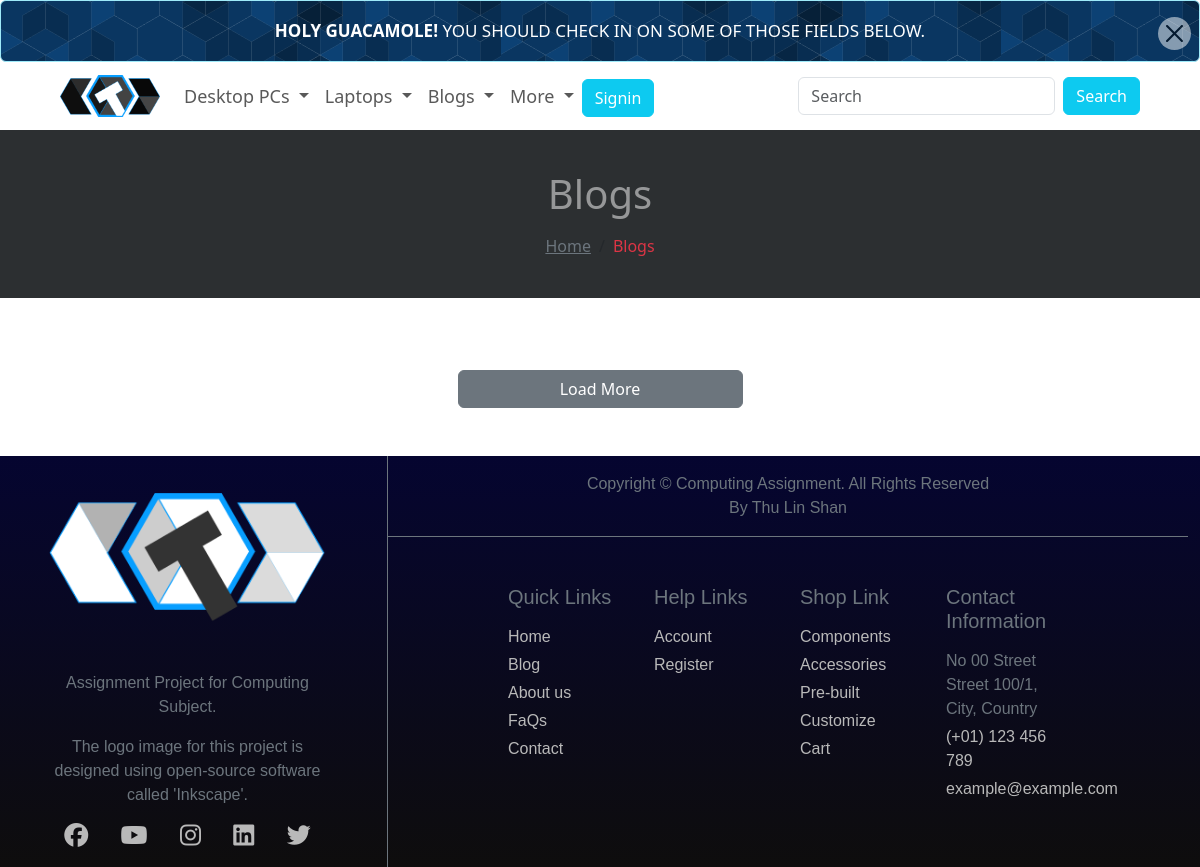
/blogs.php, run on an earlier commit of the app's database.
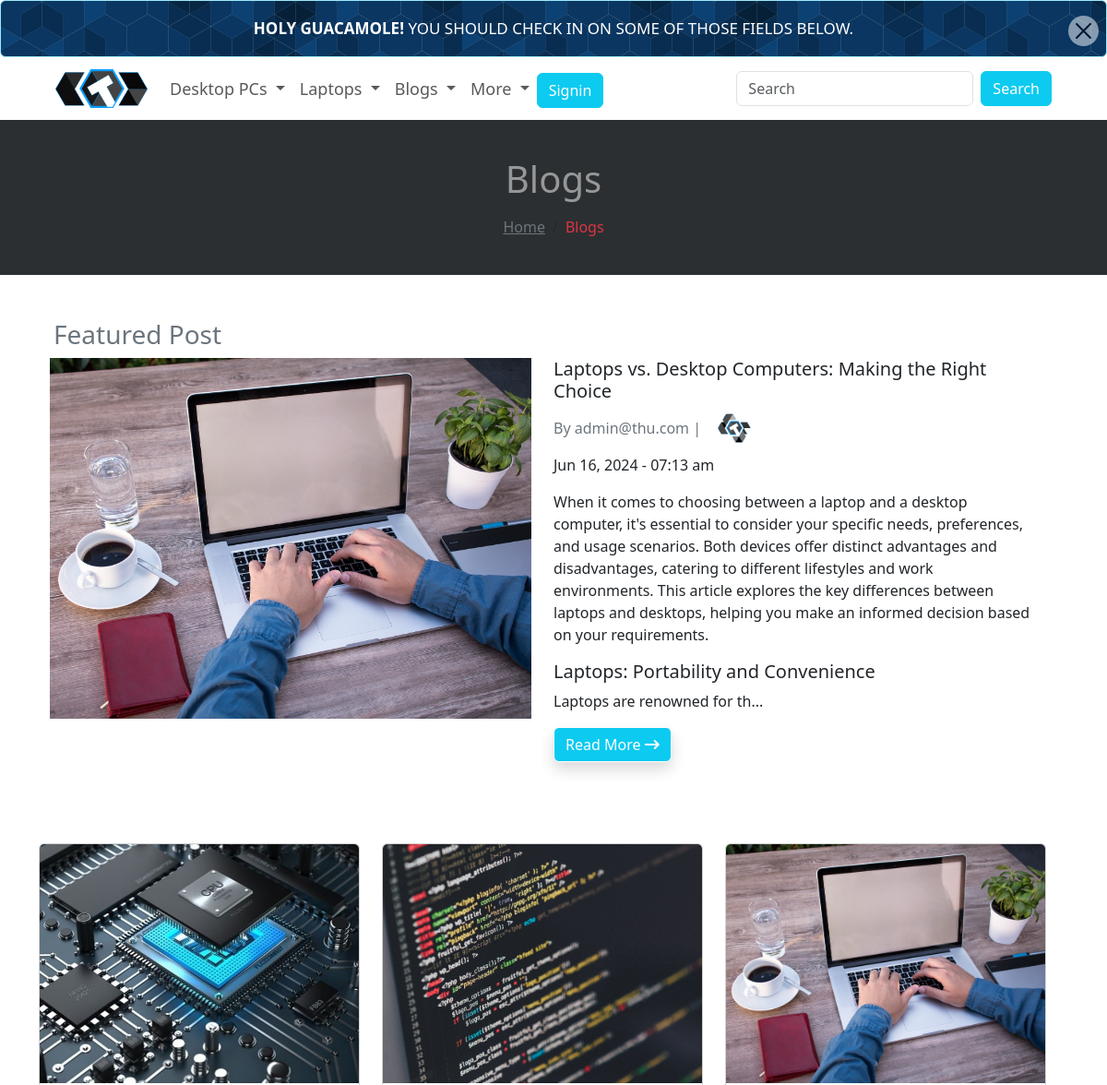
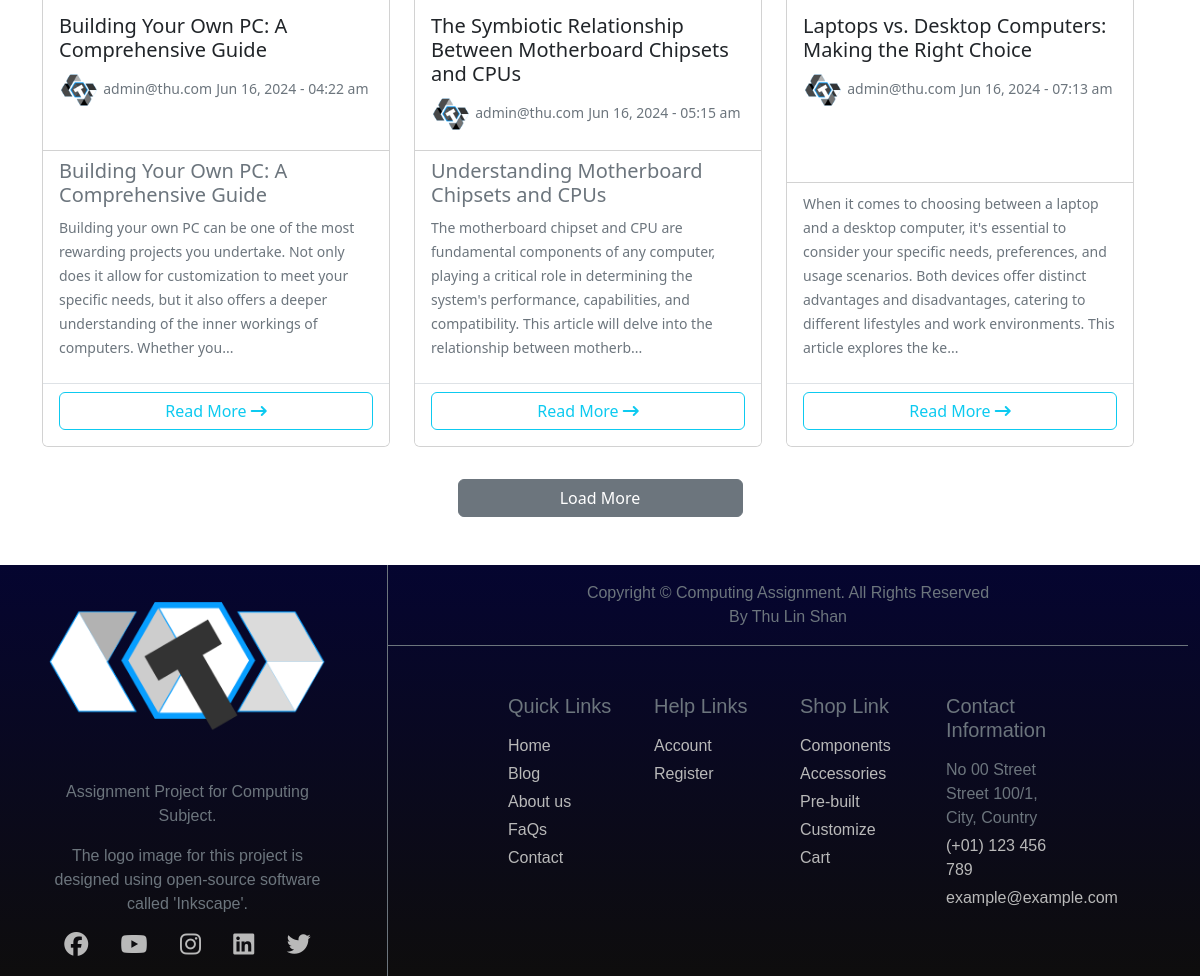
And on a later commit of the database (2 pictures, top to bottom).
### tables this page shows
CREATE TABLE `blog` (
  `id` int(15) NOT NULL,
  `header` varchar(255) NOT NULL,
  `description` text NOT NULL,
  `date` timestamp NOT NULL DEFAULT current_timestamp(),
  `author` int(11) NOT NULL,
  `img` varchar(255) NOT NULL,
  `is_featured` tinyint(4) NOT NULL
);

CREATE TABLE `users` (
  `id` int(11) NOT NULL,
  `username` varchar(255) NOT NULL,
  `password` varchar(255) NOT NULL,
  `email` varchar(255) NOT NULL,
  `phone1` varchar(20) NOT NULL,
  `phone2` varchar(20) DEFAULT NULL,
  `address` varchar(255) NOT NULL,
  `avatar` varchar(255) NOT NULL,
  `subscribed` tinyint(4) NOT NULL,
  `is_admin` tinyint(4) NOT NULL DEFAULT 0
);

### blogs.php (the view, shortened to what this page needs)
<?php
include './partials/header.php';
$query = "SELECT * FROM blog ORDER BY date";
$blogs =  mysqli_query($connection, $query);
$query = "SELECT * FROM blog WHERE is_featured = 1 LIMIT 1";
$result =  mysqli_query($connection, $query);
$featured = mysqli_fetch_assoc($result);
$featured_description = htmlspecialchars_decode($featured['description'], ENT_QUOTES);
?>
<main class="bg-white">
    <div class="row h-25 text-center d-flex flex-column justify-content-center py-4 mx-0" style="background-color: #2c2f31;">
        <h1 class="text-white-50 text-lg my-3">Blogs</h1>
        <nav aria-label="breadcrumb">
            <ol class="breadcrumb d-flex justify-content-center">
                <li class="breadcrumb-item"><a href="index.php" class="text-secondary">Home</a></li>
                <li class="breadcrumb-item active text-danger" aria-current="page">Blogs</li>
            </ol>
        </nav>
    </div>
    <div class="container my-5">
        <div class="row w-100">
            <?php if (isset($featured)) : ?>
                <?php
                $featured_author_id = $featured['author'];
                $query = "SELECT * FROM users WHERE id=$featured_author_id";
                $result = mysqli_query($connection, $query);
                $featured_author = mysqli_fetch_assoc($result);
                ?>
                <h3 class="text-secondary mx-3">Featured Post</h3>
                <div class="row mb-4 pb-5 mx-auto">
                    <div class="col-md-6 col-sm-12">
                        <a href="./blog.php"><img src="<?= ROOT_URL . '/assets/images/blogs/' . $featured['img'] ?>" alt="" class="img-fluid"></a>
                    </div>
                    <div class="col-md-6 col-sm-12">
                        <div>
                            <h5 class="card-title"> <?= $featured['header'] ?></h5>
                            <div>
                                <div class="d-flex align-items-center my-2">
                                    <p class="text-secondary mb-0 me-3">By <?= $featured_author['username'] ?> | </p>
                                    <img src="<?= ROOT_URL . '/assets/images/avatars/' . $featured_author['avatar'] ?>" style="border-radius: 50%; padding:2px; overflow:hidden;object-fit: cover;" alt="" width="40px" height="40px">
                                </div>
                                <?= date("M d, Y - h:i a", strtotime($featured['date'])) ?>
                            </div>
                        </div>
                        <p><?= substr($featured_description, 0, 500) ?>...</p>
                        <a href="./details/blog_details.php?id=<?= $featured['id'] ?>" class="btn btn-info shadow border border-white text-white mb-2">Read More
                            <i class="fa fa-long-arrow-right"></i></a>
                    </div>
                </div>
            <?php endif ?>
            <?php while ($blog = mysqli_fetch_assoc($blogs)) : ?>
                <?php
                $author_id = $blog['author'];
                $query = "SELECT * FROM users WHERE id=$author_id";
                $result =  mysqli_query($connection, $query);
                $author = mysqli_fetch_assoc($result);
                $description = htmlspecialchars_decode($blog['description'], ENT_QUOTES);
                ?>
                <div class="col-lg-4 col-md-6 col-sm-12 col-12 my-2">
                    <div class="card w-100 h-100">
                        <a href="./blog.php">
                            <img src="./assets/images/blogs/<?= $blog['img'] ?>" class="card-img-top w-100 img-fluid" alt="..."></a>
                        <div class="card-body">
                            <h5 class="card-title"><?= $blog['header'] ?></h5>
                            <div>
                                <img src="<?= ROOT_URL . '/assets/images/avatars/' . $author['avatar'] ?>" style="border-radius: 50%; padding:2px; overflow:hidden;object-fit: cover;" alt="" width="40px" height="40px">
                                <small class="text-secondary"><?= $author['username'] ?></small>
                                <small class="text-secondary"> <?= date("M d, Y - h:i a", strtotime($blog['date'])) ?></small>
                            </div>
                        </div>
                        <ul class="list-group list-group-flush">
                            <li class="list-group-item">
                                <small class="text-secondary"><?= substr($description, 0, 300) ?>...</small>
                            </li>
                            <li class="list-group-item d-flex flex-column justify-content-center">
                                <a href="./details/blog_details.php?id=<?= $blog['id'] ?>" class="btn btn-outline-info mb-2">Read More <i class="fa fa-long-arrow-right"></i></a>
                            </li>
                        </ul>
                    </div>
                </div>
            <?php endwhile; ?>
        </div>
        <div class="row my-4">
            <a href="" class="btn btn-secondary mx-auto col-lg-3 col-sm-5 col-6">Load More</a>
        </div>
    </div>
</main>
<?php
include './partials/footer.php';
?>

### partials/header.php (shortened to what this page needs)
<!DOCTYPE html>
<html lang="en">
<head>
    <link rel="stylesheet" href="<?= ROOT_URL ?>/node_modules/bootstrap/dist/css/bootstrap.min.css">
    <link rel="stylesheet" href="<?= ROOT_URL ?>/assets/css/style.css">
    <link rel="stylesheet" href="https://cdnjs.cloudflare.com/ajax/libs/font-awesome/6.5.1/css/all.min.css">
</head>
<body>
    <header>
        <div class="alert alert-info alert-dismissible fade show " role="alert" style="background-image:url(<?= ROOT_URL ?>assets/images/banners/promotional-bg.png); background-repeat:repeat; background-color:#0c4174; color:#fff; padding:18px 0; margin:0; line-height:24px; font-size:17px; text-transform:uppercase; text-align:center; ">
            <strong>Holy guacamole!</strong>
            <span>You should check in on some of those fields below.</span>
            <button type="button" class="btn-close bg-white p-2 mt-3 me-2 rounded-5" data-bs-dismiss="alert" aria-label="Close"></button>
        </div>
        <nav class="navbar navbar-expand-lg bg-white px-5" style="font-size: large;">
            <div class="container-fluid">
                <a class="navbar-brand img-fluid" href="<?= ROOT_URL ?>"><img src="<?= ROOT_URL ?>assets/images/logos/logo.png" width="100px" alt=""></a>
                <div class="collapse navbar-collapse" id="navbarSupportedContent">
                    <ul class="navbar-nav me-auto mb-2 mb-lg-0 align-items-baseline">
                        <li class="nav-item dropdown">
                            <a class="nav-link dropdown-toggle" href="#" role="button" data-bs-toggle="dropdown" aria-expanded="false">
                                Desktop PCs
                            </a>
                        </li>
                        <li class="nav-item dropdown">
                            <a class="nav-link dropdown-toggle" href="#" role="button" data-bs-toggle="dropdown" aria-expanded="false">
                                Laptops
                            </a>
                        </li>
                        <li class="nav-item dropdown">
                            <a class="nav-link dropdown-toggle" href="#" role="button" data-bs-toggle="dropdown" aria-expanded="false">
                                Blogs
                            </a>
                        </li>
                        <li class="nav-item dropdown">
                            <a class="nav-link dropdown-toggle" href="#" role="button" data-bs-toggle="dropdown" aria-expanded="false">
                                More
                            </a>
                        </li>
                        <?php if (isset($_SESSION['user-id'])) : ?>
                            <li class="nav-item me-2">
                                <button type="button" class="btn btn-outline-dark" id="liveToastBtn"><i class="fa-solid fa-bell"></i><span class="ms-1 badge bg-info">5</span></button>
                                <a class="btn btn-outline-dark me-2" data-bs-toggle="offcanvas" href="#offcanvasExample" role="button" aria-controls="offcanvasExample">
                                    <i class="fa-solid fa-cart-shopping"></i> <span class="ms-1 badge bg-info">5</span>
                                </a>
                                <?php if (isset($_SESSION['user_is_admin']) && $_SESSION['user_is_admin'] == true) : ?>
                                    <a href="<?= ROOT_URL ?>admin" style="text-decoration: none;">
                                        <img src="<?= ROOT_URL . '/assets/images/avatars/' . $avatar['avatar'] ?>" style="border-radius: 50%; border:solid black 2px; padding:2px; overflow:hidden;object-fit: cover;" alt="" width="50px" height="50px">
                                    </a>
                                <?php else : ?>
                                    <a href="<?= ROOT_URL ?>authenticated/myaccount.php?id=<?= $id ?>" style="text-decoration: none;">
                                        <img src="<?= ROOT_URL . '/assets/images/avatars/' . $avatar['avatar'] ?>" style="border-radius: 50%; border:solid black 2px; padding:2px; overflow:hidden;object-fit: cover;" alt="" width="50px" height="50px">
                                    </a>
                                <?php endif ?>
                                <a href="<?= ROOT_URL ?>signout.php" style="text-decoration: none;" class="btn btn-outline-dark opacity-75">Logout</a>
                            </li>
                        <?php else : ?>
                            <li class="nav-item">
                                <a href="<?= ROOT_URL ?>signin.php" class="btn btn-info text-white">Signin</a>
                            </li>
                        <?php endif ?>
                    </ul>
                    <form class="d-flex" role="search">
                        <input class="form-control me-2" type="search" placeholder="Search" aria-label="Search">
                        <button class="btn btn-info text-white" type="submit">Search</button>
                    </form>
                </div>
            </div>
        </nav>
    </header>

### partials/footer.php (shortened to what this page needs)
<footer class="card-footer">
    <div class="justify-content-center" style="background: linear-gradient(rgb(5, 5, 48),rgb(14, 13, 13)); font-family:Arial, Helvetica, sans-serif;">
        <div class="row h-100 w-100">
            <div class="col-lg-4 justify-content-center border-end border-secondary">
                <div class="container px-5 justify-content-center text-center">
                    <img src="<?php echo ROOT_URL ?>assets/images/logos/white-logo.png" class="img-fluid my-4" alt="">
                    <div class="mt-4">
                        <p class="text-secondary text-sm">Assignment Project for Computing Subject.</p>
                        <p class="text-secondary text-sm">The logo image for this project is designed using
                            open-source
                            software
                            called 'Inkscape'.</p>
                    </div>
                    <div class="text-start pb-3 d-flex justify-content-around">
                        <a href="https://facebook.com" target="_blank"><i class="fa-brands fs-4 fa-facebook"></i></a>
                        <a href="https://youtube.com" target="_blank"><i class="fa-brands fs-4 fa-youtube"></i></a>
                        <a href="https://instagram.com" target="_blank"><i class="fa-brands fs-4 fa-instagram"></i></a>
                        <a href="https://linkedin.com" target="_blank"><i class="fa-brands fs-4 fa-linkedin"></i></a>
                        <a href="https://twitter.com" target="_blank"><i class="fa-brands fs-4 fa-twitter"></i></a>
                    </div>
                </div>
            </div>
            <div class="col-lg-8" style="height: max-content;">
                <div class="row h-25 border-bottom border-secondary p-3 text-center">
                    <p class="text-secondary text-sm my-auto">
                        Copyright © Computing Assignment. All Rights Reserved
                    </p>
                    <p class="text-secondary text-sm my-auto">
                        By Thu Lin Shan
                    </p>
                </div>
                <div class="row px-5 mx-5">
                    <div class="col-lg-3 col-md-6 col-sm-6 col-12 d-flex flex-column py-5">
                        <h5 class="text-secondary text-sm mb-3">Quick Links</h5>
                        <a class="link-t mb-1" href="<?php echo ROOT_URL ?>index.php">Home</a>
                        <a class="link-t mb-1" href="<?php echo ROOT_URL ?>blogs.php">Blog</a>
                        <a class="link-t mb-1" href="<?php echo ROOT_URL ?>other/about_us.php">About us</a>
                        <a class="link-t mb-1" href="<?php echo ROOT_URL ?>other/FAQs.php">FaQs</a>
                        <a class="link-t mb-1" href="<?php echo ROOT_URL ?>other/contact.php">Contact</a>
                    </div>
                    <div class="col-lg-3 col-md-6 col-sm-6 col-12 d-flex flex-column py-5">
                        <h5 class="text-secondary text-sm mb-3">Help Links</h5>
                        <a class="link-t mb-1" href="<?php echo ROOT_URL ?>autheticated/myaccount.php">Account</a>
                        <a class="link-t mb-1" href="<?php echo ROOT_URL ?>signup.php">Register</a>
                    </div>
                    <div class="col-lg-3 col-md-6 col-sm-6 col-12 d-flex flex-column py-5">
                        <h5 class="text-secondary text-sm mb-3">Shop Link</h5>
                        <a class="link-t mb-1" href="<?php echo ROOT_URL ?>components.php">Components</a>
                        <a class="link-t mb-1" href="<?php echo ROOT_URL ?>accessories.php">Accessories</a>
                        <a class="link-t mb-1" href="<?php echo ROOT_URL ?>prebuilt.php">Pre-built</a>
                        <a class="link-t mb-1" href="<?php echo ROOT_URL ?>custom_pc.php">Customize</a>
                        <a class="link-t mb-1" href="<?php echo ROOT_URL ?>autheticated/cart.php">Cart</a>
                    </div>
                    <div class="col-lg-3 col-md-6 col-sm-6 col-12 d-flex flex-column py-5">
                        <h5 class="text-secondary text-sm mb-3">Contact Information</h5>
                        <p class="text-secondary mb-1">No 00 Street Street 100/1,
                            City, Country</p>
                        <a href="tel:+0123456789" class="link-t mb-1">(+01) 123 456
                            789</a>
                        <a href="mailto:info@example.com" class="link-t mb-1">example@example.com</a>
                    </div>
                </div>
            </div>
        </div>
    </div>
    <div class="toast-container position-fixed bottom-0 end-0 p-3">
    </div>
</footer>
</body>
</html>

### assets/css/style.css (style rules this page uses)
footer a { text-decoration: none; color: rgb(185, 185, 185); }

What changed in the data, as far as the page shows it:
added blog: img (picture), header "Laptops vs. Desktop Computers: Making the Right Choice", date "Jun 16, 2024 - 07:13 am", description "When it comes to choosing between a laptop and a desktop computer, it's essential to consider your specific needs, preferences, and usage scenarios. Both devices offer distinct advantages and disadvantages, catering to different lifestyles and work environments. This article explores the key differences between laptops and desktops, helping you make an informed decision based on your requirements. Laptops: Portability and Convenience Laptops are renowned for th", users.avatar (picture), users.username "admin@thu.com", description "When it comes to choosing between a laptop and a desktop computer, it's essential to consider your specific needs, preferences, and usage scenarios. Both devices offer distinct advantages and disadvantages, catering to different lifestyles and work environments. This article explores the ke"
now on this page (row edited): users: username "admin@thu.com", avatar (picture)
added blog: img (picture), header "Building Your Own PC: A Comprehensive Guide", users.avatar (picture), users.username "admin@thu.com", date "Jun 16, 2024 - 04:22 am", description "Building Your Own PC: A Comprehensive Guide Building your own PC can be one of the most rewarding projects you undertake. Not only does it allow for customization to meet your specific needs, but it also offers a deeper understanding of the inner workings of computers. Whether you"
added blog: img (picture), header "The Symbiotic Relationship Between Motherboard Chipsets and CPUs", users.avatar (picture), users.username "admin@thu.com", date "Jun 16, 2024 - 05:15 am", description "Understanding Motherboard Chipsets and CPUs The motherboard chipset and CPU are fundamental components of any computer, playing a critical role in determining the system's performance, capabilities, and compatibility. This article will delve into the relationship between motherb"
Also different on the page:
text now shown: "Featured Post By | ... Read More"
